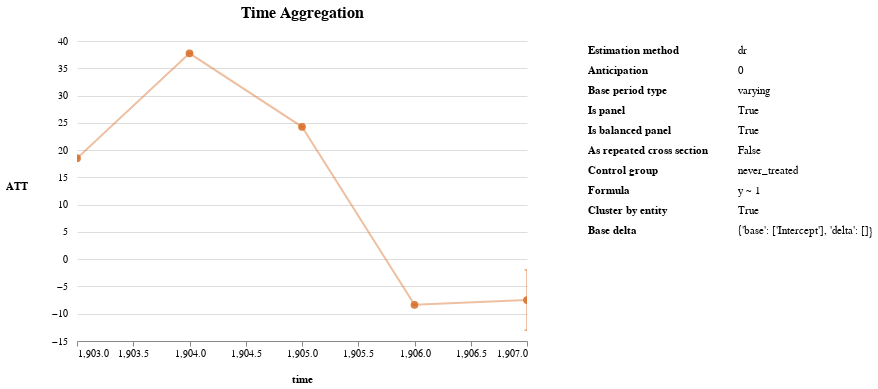

Write notebook code for a chart like this one.
### Code cell
res_att.aggregate('time')
res_att.plot('time')

### Figure 1 — Vega-Lite specification as saved in the notebook (floating-point values rounded to 4 significant figures)
{"config": {"view": {"continuousWidth": 400, "continuousHeight": 300, "strokeWidth": 0}, "axis": {}, "axisX": {"grid": false, "labelAngle": 0, "labelSeparation": 1, "titlePadding": 15}, "axisY": {"domain": false, "labelAngle": 0, "labelPadding": 10, "ticks": false, "titleAngle": 0, "titlePadding": 35}, "header": {}, "title": {"fontSize": 16, "offset": 15, "subtitleFontSize": 13, "subtitlePadding": 7}}, "hconcat": [{"concat": [{"layer": [{"mark": {"type": "point", "filled": true, "size": 60}, "encoding": {"color": {"value": "#DA722E"}, "opacity": {"value": 0.9}, "shape": {}, "size": {}, "tooltip": [{"field": "ATT", "type": "quantitative"}], "x": {"field": "time", "scale": {"zero": false}, "sort": null, "title": "time", "type": "quantitative"}, "y": {"field": "ATT", "title": "ATT", "type": "quantitative"}}, "height": 300, "selection": {"selector001": {"type": "interval", "bind": "scales", "encodings": ["x", "y"]}}, "title": {"text": "Time Aggregation", "subtitle": ""}, "width": 450}, {"mark": {"type": "line", "strokeOpacity": 0.5, "strokeWidth": 2}, "encoding": {"color": {"value": "#DA722E"}, "opacity": {"value": 0.9}, "strokeDash": {}, "x": {"field": "time", "scale": {"zero": false}, "sort": null, "title": "time", "type": "quantitative"}, "y": {"field": "ATT", "title": "ATT", "type": "quantitative"}}, "height": 300, "title": {"text": "Time Aggregation", "subtitle": ""}, "width": 450}, {"mark": "rule", "encoding": {"color": {"value": "#DA722E"}, "opacity": {"value": 0.9}, "x": {"field": "time", "scale": {"zero": false}, "sort": null, "title": "time", "type": "quantitative"}, "y": {"field": "upper", "type": "quantitative"}, "y2": {"field": "lower"}}, "height": 300, "title": {"text": "Time Aggregation", "subtitle": ""}, "width": 450}, {"mark": {"type": "tick", "orient": "horizontal"}, "encoding": {"color": {"value": "#DA722E"}, "opacity": {"value": 0.9}, "x": {"field": "time", "scale": {"zero": false}, "sort": null, "title": "time", "type": "quantitative"}, "y": {"field": "lower", "type": "quantitative"}}, "height": 300, "title": {"text": "Time Aggregation", "subtitle": ""}, "width": 450}, {"mark": {"type": "tick", "orient": "horizontal"}, "encoding": {"color": {"value": "#DA722E"}, "opacity": {"value": 0.9}, "x": {"field": "time", "scale": {"zero": false}, "sort": null, "title": "time", "type": "quantitative"}, "y": {"field": "upper", "type": "quantitative"}}, "height": 300, "title": {"text": "Time Aggregation", "subtitle": ""}, "width": 450}], "resolve": {"scale": {"color": "independent", "shape": "independent", "strokeDash": "independent"}}}], "data": {"name": "data-9bd19ffe22b53c2bc9b2c5aeb51e1f40"}}, {"hconcat": [{"mark": {"type": "text", "align": "left", "fontWeight": "bold"}, "encoding": {"text": {"field": "name", "type": "nominal"}, "y": {"axis": null, "field": "row_number", "type": "ordinal"}}, "transform": [{"window": [{"op": "row_number", "field": "", "as": "row_number"}]}]}, {"mark": {"type": "text", "align": "left"}, "encoding": {"text": {"field": "info", "type": "nominal"}, "y": {"axis": null, "field": "row_number", "type": "ordinal"}}, "transform": [{"window": [{"op": "row_number", "field": "", "as": "row_number"}]}]}], "data": {"name": "data-c788e67bf738cf2da7ab7fccd36103dc"}}], "spacing": 50, "$schema": "https://vega.github.io/schema/vega-lite/v4.17.0.json", "datasets": {"data-9bd19ffe22b53c2bc9b2c5aeb51e1f40": [{"time": 1903, "ATT": 18.5, "std_error": 2.739e-15, "lower": 18.5, "upper": 18.5, "zero_not_in_cband": "*"}, {"time": 1904, "ATT": 37.73, "std_error": 5.586e-15, "lower": 37.73, "upper": 37.73, "zero_not_in_cband": "*"}, {"time": 1905, "ATT": 24.27, "std_error": 3.593e-15, "lower": 24.27, "upper": 24.27, "zero_not_in_cband": "*"}, {"time": 1906, "ATT": -8.36, "std_error": 1.238e-15, "lower": -8.36, "upper": -8.36, "zero_not_in_cband": "*"}, {"time": 1907, "ATT": -7.493, "std_error": 2.818, "lower": -13.02, "upper": -1.97, "zero_not_in_cband": "*"}], "data-c788e67bf738cf2da7ab7fccd36103dc": [{"name": "Estimation method", "info": "dr"}, {"name": "Anticipation", "info": "0"}, {"name": "Base period type", "info": "varying"}, {"name": "Is panel", "info": "True"}, {"name": "Is balanced panel", "info": "True"}, {"name": "As repeated cross section", "info": "False"}, {"name": "Control group", "info": "never_treated"}, {"name": "Formula", "info": "y ~ 1"}, {"name": "Cluster by entity", "info": "True"}, {"name": "Base delta", "info": "{'base': ['Intercept'], 'delta': []}"}]}}
